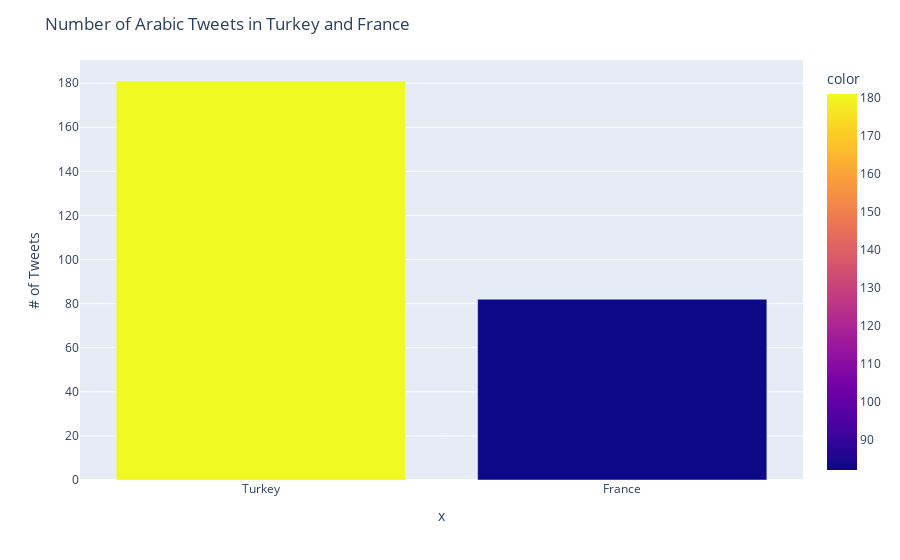

Here is the notebook cell this chart was saved with:
### Markdown cell above
## b) Tweets' Languages & IMMIGRATION

### But what's something that is interesting in the last couple of charts? 
###### When you look at Turkey and France, you will easily notice how Arabic should logically be a bit more prominent since both countries have a big number of Arabic immigrants/refugees.
###### So then we decided we would see if that's actually the case. Since Syrians make the biggest number of refugees, shouldn't these countries have more Arabic tweets?

### Code cell
arabic_tweets_number_turkey = turkey_lang_freq.filter(lambda x: x[0] == 'Arabic').collect()[0][1]
arabic_tweets_number_france = france_lang_freq.filter(lambda x: x[0] == 'Arabic').collect()[0][1]
fig = px.bar(x=['Turkey', 'France'], y=[arabic_tweets_number_turkey, arabic_tweets_number_france],
             color=[arabic_tweets_number_turkey, arabic_tweets_number_france])

fig.update_layout(
    title='Number of Arabic Tweets in Turkey and France',
    yaxis=dict(title='# of Tweets'),
)

fig.show()

### Figure 1 — Plotly figure (JSON) as saved in the notebook; plotly's stock layout.template omitted (floating-point values rounded to 4 significant figures)
{"data": [{"alignmentgroup": "True", "hoverlabel": {"namelength": 0}, "hovertemplate": "x=%{x}<br>y=%{y}<br>color=%{marker.color}", "legendgroup": "", "marker": {"color": [181, 82], "coloraxis": "coloraxis"}, "name": "", "offsetgroup": "", "orientation": "v", "showlegend": false, "textposition": "auto", "type": "bar", "x": ["Turkey", "France"], "xaxis": "x", "y": [181, 82], "yaxis": "y"}], "layout": {"barmode": "relative", "coloraxis": {"colorbar": {"title": {"text": "color"}}, "colorscale": [[0, "#0d0887"], [0.1111, "#46039f"], [0.2222, "#7201a8"], [0.3333, "#9c179e"], [0.4444, "#bd3786"], [0.5556, "#d8576b"], [0.6667, "#ed7953"], [0.7778, "#fb9f3a"], [0.8889, "#fdca26"], [1, "#f0f921"]]}, "legend": {"tracegroupgap": 0}, "margin": {"t": 60}, "title": {"text": "Number of Arabic Tweets in Turkey and France"}, "xaxis": {"anchor": "y", "domain": [0, 1], "title": {"text": "x"}}, "yaxis": {"anchor": "x", "domain": [0, 1], "title": {"text": "# of Tweets"}}}}
